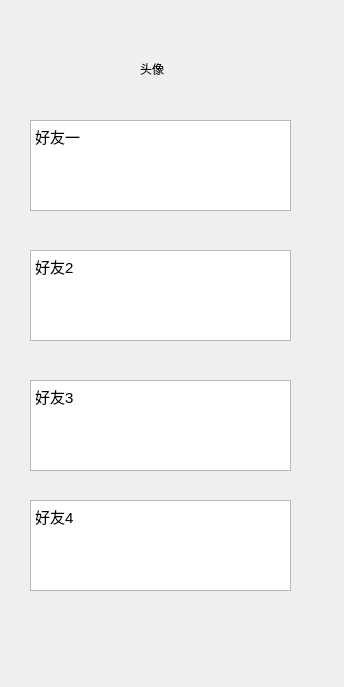
<?xml version="1.0" encoding="UTF-8"?>
<ui version="4.0">
 <class>Form</class>
 <widget class="QWidget" name="Form">
  <property name="geometry">
   <rect>
    <x>0</x>
    <y>0</y>
    <width>344</width>
    <height>687</height>
   </rect>
  </property>
  <property name="windowTitle">
   <string>Form</string>
  </property>
  <widget class="QLabel" name="label">
   <property name="geometry">
    <rect>
     <x>140</x>
     <y>60</y>
     <width>67</width>
     <height>17</height>
    </rect>
   </property>
   <property name="text">
    <string>头像</string>
   </property>
  </widget>
  <widget class="QTextBrowser" name="textBrowser">
   <property name="geometry">
    <rect>
     <x>30</x>
     <y>120</y>
     <width>261</width>
     <height>91</height>
    </rect>
   </property>
   <property name="html">
    <string>&lt;!DOCTYPE HTML PUBLIC &quot;-//W3C//DTD HTML 4.0//EN&quot; &quot;http://www.w3.org/TR/REC-html40/strict.dtd&quot;&gt;
&lt;html&gt;&lt;head&gt;&lt;meta name=&quot;qrichtext&quot; content=&quot;1&quot; /&gt;&lt;style type=&quot;text/css&quot;&gt;
p, li { white-space: pre-wrap; }
&lt;/style&gt;&lt;/head&gt;&lt;body style=&quot; font-family:'Ubuntu'; font-size:11pt; font-weight:400; font-style:normal;&quot;&gt;
&lt;p style=&quot; margin-top:0px; margin-bottom:0px; margin-left:0px; margin-right:0px; -qt-block-indent:0; text-indent:0px;&quot;&gt;好友一&lt;/p&gt;&lt;/body&gt;&lt;/html&gt;</string>
   </property>
  </widget>
  <widget class="QTextBrowser" name="textBrowser_2">
   <property name="geometry">
    <rect>
     <x>30</x>
     <y>250</y>
     <width>261</width>
     <height>91</height>
    </rect>
   </property>
   <property name="html">
    <string>&lt;!DOCTYPE HTML PUBLIC &quot;-//W3C//DTD HTML 4.0//EN&quot; &quot;http://www.w3.org/TR/REC-html40/strict.dtd&quot;&gt;
&lt;html&gt;&lt;head&gt;&lt;meta name=&quot;qrichtext&quot; content=&quot;1&quot; /&gt;&lt;style type=&quot;text/css&quot;&gt;
p, li { white-space: pre-wrap; }
&lt;/style&gt;&lt;/head&gt;&lt;body style=&quot; font-family:'Ubuntu'; font-size:11pt; font-weight:400; font-style:normal;&quot;&gt;
&lt;p style=&quot; margin-top:0px; margin-bottom:0px; margin-left:0px; margin-right:0px; -qt-block-indent:0; text-indent:0px;&quot;&gt;好友2&lt;/p&gt;&lt;/body&gt;&lt;/html&gt;</string>
   </property>
  </widget>
  <widget class="QTextBrowser" name="textBrowser_3">
   <property name="geometry">
    <rect>
     <x>30</x>
     <y>380</y>
     <width>261</width>
     <height>91</height>
    </rect>
   </property>
   <property name="html">
    <string>&lt;!DOCTYPE HTML PUBLIC &quot;-//W3C//DTD HTML 4.0//EN&quot; &quot;http://www.w3.org/TR/REC-html40/strict.dtd&quot;&gt;
&lt;html&gt;&lt;head&gt;&lt;meta name=&quot;qrichtext&quot; content=&quot;1&quot; /&gt;&lt;style type=&quot;text/css&quot;&gt;
p, li { white-space: pre-wrap; }
&lt;/style&gt;&lt;/head&gt;&lt;body style=&quot; font-family:'Ubuntu'; font-size:11pt; font-weight:400; font-style:normal;&quot;&gt;
&lt;p style=&quot; margin-top:0px; margin-bottom:0px; margin-left:0px; margin-right:0px; -qt-block-indent:0; text-indent:0px;&quot;&gt;好友3&lt;/p&gt;&lt;/body&gt;&lt;/html&gt;</string>
   </property>
  </widget>
  <widget class="QTextBrowser" name="textBrowser_4">
   <property name="geometry">
    <rect>
     <x>30</x>
     <y>500</y>
     <width>261</width>
     <height>91</height>
    </rect>
   </property>
   <property name="html">
    <string>&lt;!DOCTYPE HTML PUBLIC &quot;-//W3C//DTD HTML 4.0//EN&quot; &quot;http://www.w3.org/TR/REC-html40/strict.dtd&quot;&gt;
&lt;html&gt;&lt;head&gt;&lt;meta name=&quot;qrichtext&quot; content=&quot;1&quot; /&gt;&lt;style type=&quot;text/css&quot;&gt;
p, li { white-space: pre-wrap; }
&lt;/style&gt;&lt;/head&gt;&lt;body style=&quot; font-family:'Ubuntu'; font-size:11pt; font-weight:400; font-style:normal;&quot;&gt;
&lt;p style=&quot; margin-top:0px; margin-bottom:0px; margin-left:0px; margin-right:0px; -qt-block-indent:0; text-indent:0px;&quot;&gt;好友4&lt;/p&gt;&lt;/body&gt;&lt;/html&gt;</string>
   </property>
  </widget>
 </widget>
 <resources/>
 <connections/>
</ui>
